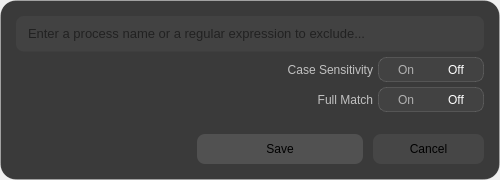
<?xml version="1.0" encoding="UTF-8"?>
<ui version="4.0">
 <class>main_widget</class>
 <widget class="QWidget" name="main_widget">
  <property name="geometry">
   <rect>
    <x>0</x>
    <y>0</y>
    <width>500</width>
    <height>180</height>
   </rect>
  </property>
  <property name="minimumSize">
   <size>
    <width>500</width>
    <height>180</height>
   </size>
  </property>
  <property name="maximumSize">
   <size>
    <width>500</width>
    <height>180</height>
   </size>
  </property>
  <property name="windowTitle">
   <string/>
  </property>
  <layout class="QVBoxLayout" name="vlayout_main_widget">
   <property name="spacing">
    <number>0</number>
   </property>
   <property name="leftMargin">
    <number>0</number>
   </property>
   <property name="topMargin">
    <number>0</number>
   </property>
   <property name="rightMargin">
    <number>0</number>
   </property>
   <property name="bottomMargin">
    <number>0</number>
   </property>
   <item>
    <widget class="QFrame" name="background_frame">
     <property name="styleSheet">
      <string notr="true">QFrame#background_frame {
padding: 10px;
border-radius: 16px;
border: 1px solid rgba(255, 255, 255, 30);
background: rgba(42, 42, 42, 235);
}
QLineEdit#text_edit {
padding: 2px 0 2px 10px;
border-radius: 8px;
border-bottom: 1px solid transparent;
background: rgba(255, 255, 255, 10);
}
QLineEdit#text_edit:hover {
background: rgba(255, 255, 255, 15);
}
QLineEdit#text_edit:pressed {
background: rgba(255, 255, 255, 5);
}
QLineEdit#text_edit:focus {
border-bottom: 1px solid rgba(50, 125, 255, 150);
background: rgba(255, 255, 255, 5);
}
QLabel#case_sensitive_label {
color: rgba(255, 255, 255, 175);
}
QLabel#full_match_label {
color: rgba(255, 255, 255, 175);
}</string>
     </property>
     <layout class="QGridLayout" name="grid_background_frame" rowstretch="0,0,0,0,0" columnstretch="1,1,0">
      <property name="leftMargin">
       <number>5</number>
      </property>
      <property name="topMargin">
       <number>5</number>
      </property>
      <property name="rightMargin">
       <number>5</number>
      </property>
      <property name="bottomMargin">
       <number>5</number>
      </property>
      <property name="spacing">
       <number>5</number>
      </property>
      <item row="2" column="1">
       <widget class="QLabel" name="full_match_label">
        <property name="styleSheet">
         <string notr="true"/>
        </property>
        <property name="text">
         <string>Full Match</string>
        </property>
        <property name="alignment">
         <set>Qt::AlignmentFlag::AlignRight|Qt::AlignmentFlag::AlignTrailing|Qt::AlignmentFlag::AlignVCenter</set>
        </property>
       </widget>
      </item>
      <item row="1" column="2">
       <widget class="QFrame" name="case_sensitive_btns_frame">
        <property name="minimumSize">
         <size>
          <width>0</width>
          <height>25</height>
         </size>
        </property>
        <property name="styleSheet">
         <string notr="true">QFrame#case_sensitive_btns_frame {
padding: 2px;
border-radius: 8px;
border: 1px solid rgba(255, 255, 255, 30);
background: rgba(255, 255, 255, 10);
}
QFrame#case_sensitive_btns_frame QPushButton {
border-radius: 6px;
color: rgba(255, 255, 255, 150);
background: transparent;
}
QFrame#case_sensitive_btns_frame QPushButton:hover {
color: rgba(255, 255, 255, 255);
background: rgba(255, 255, 255, 15);
}
QFrame#case_sensitive_btns_frame QPushButton:pressed {
background: rgba(255, 255, 255, 5);
}
QFrame#case_sensitive_btns_frame QPushButton:checked {
color: rgba(255, 255, 255, 255);
}
QFrame#case_sensitive_btns_frame QPushButton:focus {
outline: none;
}</string>
        </property>
        <layout class="QHBoxLayout" name="hlayout_case_sensitive_btns_frame">
         <property name="spacing">
          <number>0</number>
         </property>
         <property name="leftMargin">
          <number>0</number>
         </property>
         <property name="topMargin">
          <number>0</number>
         </property>
         <property name="rightMargin">
          <number>0</number>
         </property>
         <property name="bottomMargin">
          <number>0</number>
         </property>
         <item>
          <widget class="QPushButton" name="case_sensitive_yes_btn">
           <property name="sizePolicy">
            <sizepolicy hsizetype="Preferred" vsizetype="Preferred">
             <horstretch>0</horstretch>
             <verstretch>0</verstretch>
            </sizepolicy>
           </property>
           <property name="minimumSize">
            <size>
             <width>50</width>
             <height>0</height>
            </size>
           </property>
           <property name="maximumSize">
            <size>
             <width>50</width>
             <height>16777215</height>
            </size>
           </property>
           <property name="text">
            <string>On</string>
           </property>
           <property name="checkable">
            <bool>true</bool>
           </property>
           <property name="autoExclusive">
            <bool>true</bool>
           </property>
           <property name="flat">
            <bool>true</bool>
           </property>
          </widget>
         </item>
         <item>
          <widget class="QPushButton" name="case_sensitive_no_btn">
           <property name="sizePolicy">
            <sizepolicy hsizetype="Preferred" vsizetype="Preferred">
             <horstretch>0</horstretch>
             <verstretch>0</verstretch>
            </sizepolicy>
           </property>
           <property name="minimumSize">
            <size>
             <width>50</width>
             <height>0</height>
            </size>
           </property>
           <property name="maximumSize">
            <size>
             <width>50</width>
             <height>16777215</height>
            </size>
           </property>
           <property name="text">
            <string>Off</string>
           </property>
           <property name="checkable">
            <bool>true</bool>
           </property>
           <property name="checked">
            <bool>true</bool>
           </property>
           <property name="autoExclusive">
            <bool>true</bool>
           </property>
           <property name="flat">
            <bool>true</bool>
           </property>
          </widget>
         </item>
        </layout>
       </widget>
      </item>
      <item row="2" column="2">
       <widget class="QFrame" name="full_match_btns_frame">
        <property name="minimumSize">
         <size>
          <width>0</width>
          <height>25</height>
         </size>
        </property>
        <property name="styleSheet">
         <string notr="true">QFrame#full_match_btns_frame {
padding: 2px;
border-radius: 8px;
border: 1px solid rgba(255, 255, 255, 30);
background: rgba(255, 255, 255, 10);
}
QFrame#full_match_btns_frame QPushButton {
border-radius: 6px;
color: rgba(255, 255, 255, 150);
background: transparent;
}
QFrame#full_match_btns_frame QPushButton:hover {
color: rgba(255, 255, 255, 255);
background: rgba(255, 255, 255, 15);
}
QFrame#full_match_btns_frame QPushButton:pressed {
background: rgba(255, 255, 255, 5);
}
QFrame#full_match_btns_frame QPushButton:checked {
color: rgba(255, 255, 255, 255);
}
QFrame#full_match_btns_frame QPushButton:focus {
outline: none;
}</string>
        </property>
        <layout class="QHBoxLayout" name="hlayout_full_match_btns_frame">
         <property name="spacing">
          <number>0</number>
         </property>
         <property name="leftMargin">
          <number>0</number>
         </property>
         <property name="topMargin">
          <number>0</number>
         </property>
         <property name="rightMargin">
          <number>0</number>
         </property>
         <property name="bottomMargin">
          <number>0</number>
         </property>
         <item>
          <widget class="QPushButton" name="full_match_yes_btn">
           <property name="sizePolicy">
            <sizepolicy hsizetype="Preferred" vsizetype="Preferred">
             <horstretch>0</horstretch>
             <verstretch>0</verstretch>
            </sizepolicy>
           </property>
           <property name="minimumSize">
            <size>
             <width>50</width>
             <height>0</height>
            </size>
           </property>
           <property name="maximumSize">
            <size>
             <width>50</width>
             <height>16777215</height>
            </size>
           </property>
           <property name="text">
            <string>On</string>
           </property>
           <property name="checkable">
            <bool>true</bool>
           </property>
           <property name="autoExclusive">
            <bool>true</bool>
           </property>
           <property name="flat">
            <bool>true</bool>
           </property>
          </widget>
         </item>
         <item>
          <widget class="QPushButton" name="full_match_no_btn">
           <property name="sizePolicy">
            <sizepolicy hsizetype="Preferred" vsizetype="Preferred">
             <horstretch>0</horstretch>
             <verstretch>0</verstretch>
            </sizepolicy>
           </property>
           <property name="minimumSize">
            <size>
             <width>50</width>
             <height>0</height>
            </size>
           </property>
           <property name="maximumSize">
            <size>
             <width>50</width>
             <height>16777215</height>
            </size>
           </property>
           <property name="text">
            <string>Off</string>
           </property>
           <property name="checkable">
            <bool>true</bool>
           </property>
           <property name="checked">
            <bool>true</bool>
           </property>
           <property name="autoExclusive">
            <bool>true</bool>
           </property>
           <property name="flat">
            <bool>true</bool>
           </property>
          </widget>
         </item>
        </layout>
       </widget>
      </item>
      <item row="1" column="1">
       <widget class="QLabel" name="case_sensitive_label">
        <property name="styleSheet">
         <string notr="true"/>
        </property>
        <property name="text">
         <string>Case Sensitivity</string>
        </property>
        <property name="alignment">
         <set>Qt::AlignmentFlag::AlignRight|Qt::AlignmentFlag::AlignTrailing|Qt::AlignmentFlag::AlignVCenter</set>
        </property>
       </widget>
      </item>
      <item row="4" column="1" colspan="2">
       <widget class="QFrame" name="manage_btns_frame">
        <property name="minimumSize">
         <size>
          <width>0</width>
          <height>30</height>
         </size>
        </property>
        <property name="styleSheet">
         <string notr="true">QFrame#manage_btns_frame {
border-radius: 8px;
}
QFrame#manage_btns_frame QPushButton#manage_cancel_btn {
border-radius: 8px;
background: rgba(255, 255, 255, 15);
}
QFrame#manage_btns_frame QPushButton#manage_cancel_btn:hover {
background: rgba(255, 255, 255, 20);
}
QFrame#manage_btns_frame QPushButton#manage_cancel_btn:pressed {
background: rgba(255, 255, 255, 10);
}
QFrame#manage_btns_frame QPushButton#manage_save_btn {
border-radius: 8px;
background: rgba(255, 255, 255, 30);
}
QFrame#manage_btns_frame QPushButton#manage_save_btn:hover {
background: rgba(255, 255, 255, 35);
}
QFrame#manage_btns_frame QPushButton#manage_save_btn:pressed {
background: rgba(255, 255, 255, 25);
}
QFrame#manage_btns_frame  QPushButton:focus {
outline: none;
}</string>
        </property>
        <layout class="QHBoxLayout" name="hlayout_manage_btns_frame" stretch="3,2">
         <property name="spacing">
          <number>10</number>
         </property>
         <property name="leftMargin">
          <number>0</number>
         </property>
         <property name="topMargin">
          <number>0</number>
         </property>
         <property name="rightMargin">
          <number>0</number>
         </property>
         <property name="bottomMargin">
          <number>0</number>
         </property>
         <item>
          <widget class="QPushButton" name="manage_save_btn">
           <property name="sizePolicy">
            <sizepolicy hsizetype="Preferred" vsizetype="Preferred">
             <horstretch>0</horstretch>
             <verstretch>0</verstretch>
            </sizepolicy>
           </property>
           <property name="text">
            <string>Save</string>
           </property>
          </widget>
         </item>
         <item>
          <widget class="QPushButton" name="manage_cancel_btn">
           <property name="sizePolicy">
            <sizepolicy hsizetype="Preferred" vsizetype="Preferred">
             <horstretch>0</horstretch>
             <verstretch>0</verstretch>
            </sizepolicy>
           </property>
           <property name="text">
            <string>Cancel</string>
           </property>
          </widget>
         </item>
        </layout>
       </widget>
      </item>
      <item row="3" column="1">
       <spacer name="vspacer">
        <property name="orientation">
         <enum>Qt::Orientation::Vertical</enum>
        </property>
        <property name="sizeHint" stdset="0">
         <size>
          <width>20</width>
          <height>40</height>
         </size>
        </property>
       </spacer>
      </item>
      <item row="0" column="0" colspan="3">
       <widget class="QLineEdit" name="text_edit">
        <property name="minimumSize">
         <size>
          <width>0</width>
          <height>36</height>
         </size>
        </property>
        <property name="font">
         <font>
          <pointsize>10</pointsize>
         </font>
        </property>
        <property name="maxLength">
         <number>500</number>
        </property>
        <property name="frame">
         <bool>false</bool>
        </property>
        <property name="placeholderText">
         <string>Enter a process name or a regular expression to exclude...</string>
        </property>
        <property name="clearButtonEnabled">
         <bool>true</bool>
        </property>
       </widget>
      </item>
     </layout>
    </widget>
   </item>
  </layout>
 </widget>
 <resources>
  <include location="../resources.qrc"/>
 </resources>
 <connections/>
</ui>
